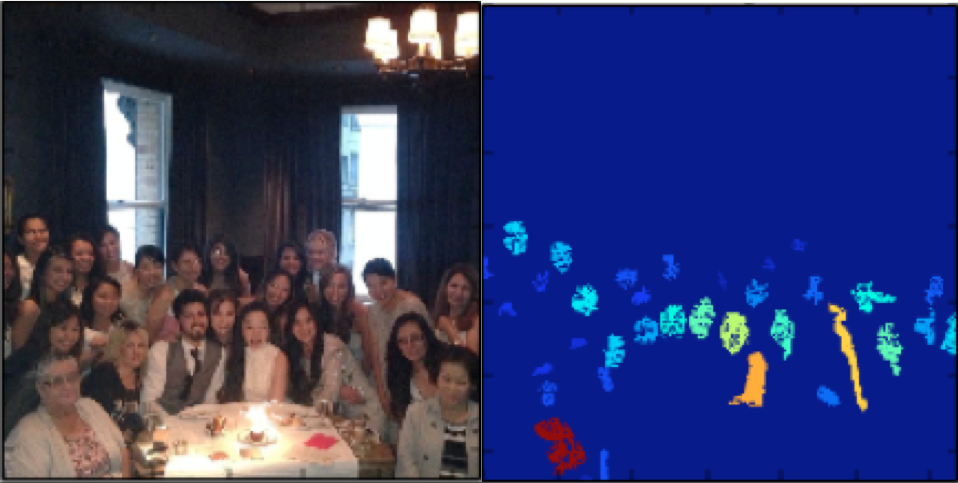
#> input picture images/blob_ex1.png, 958 x 483 px
$ python -i skinmap.py   (imports and definitions only)
#> lines starting #> are read from the running program, lines starting #| are printed output that depends on the picture; after the words box and inside, x2 and y2 are one past the last pixel; in counts of white or black regions, pixels touching at a corner belong together
import numpy as np
from math import pi
from skimage import exposure
from scipy import ndimage

# [5 lines left out: function getRGB, not called in this run]

def deNoise(image):

    struct1 = ndimage.generate_binary_structure(2, 2)

    #Dilate image
    img_dilated = ndimage.morphology.binary_dilation(image, iterations=1, structure=struct1)
    #Fill holes in the image
    img_filled = ndimage.morphology.binary_fill_holes(img_dilated)
    #Erode image
    img_eroded = ndimage.morphology.binary_erosion(img_filled, iterations = 2, structure = struct1)

    return img_eroded

# [98 lines left out: functions TSL_SkinMap, GrayScale, RGB_SkinMap2, RGB_SkinMap, CbCr_SkinMap, CCCM_SkinMap, not called in this run]


class SkinFilter():
    # [6 lines left out: function __init__, not called in this run]

class Image_Reg():
    def __init__(self,image):
        self.image= image
        self.skin= SkinFilter(self.image)

class Image_HistEq():
    def __init__(self,image):
        self.image= exposure.equalize_hist(image)*255.
        self.skin= SkinFilter(self.image)

class Image_HistEqAdapt():
    def __init__(self,image):
        self.image= exposure.equalize_adapthist(image)*255.
        self.skin= SkinFilter(self.image)

class SetUpImage():
    # [12 lines left out: functions __init__, SkinLikelihood, not called in this run]

def percent_skin(skin_image):
    return np.shape(np.where(skin_image))[1]/float(skin_image.size)

# [15 lines left out: functions fill_percent, FilterSlice, not called in this run]

>>> import cv2
>>> picture = cv2.imread('images/blob_ex1.png', cv2.IMREAD_GRAYSCALE)
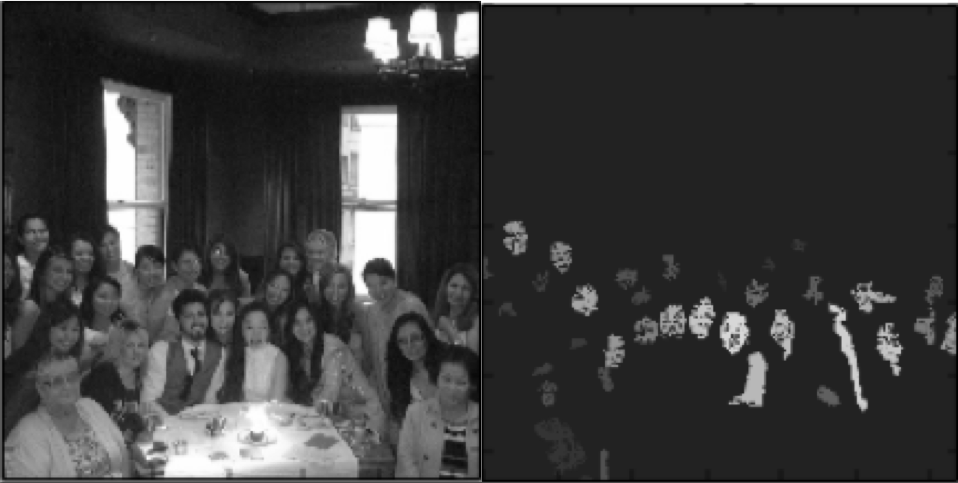
#> picture: shape (483, 958); min 0, max 255, mean 59.6
>>> result = deNoise(picture)
#> in deNoise, `img_dilated = ndimage.morphology.binary_dilation(image, iterations=1, ..`: img_dilated: shape (483, 958) bool; every value is 1
#> in deNoise, `img_eroded = ndimage.morphology.binary_erosion(img_filled, iterations ..`:
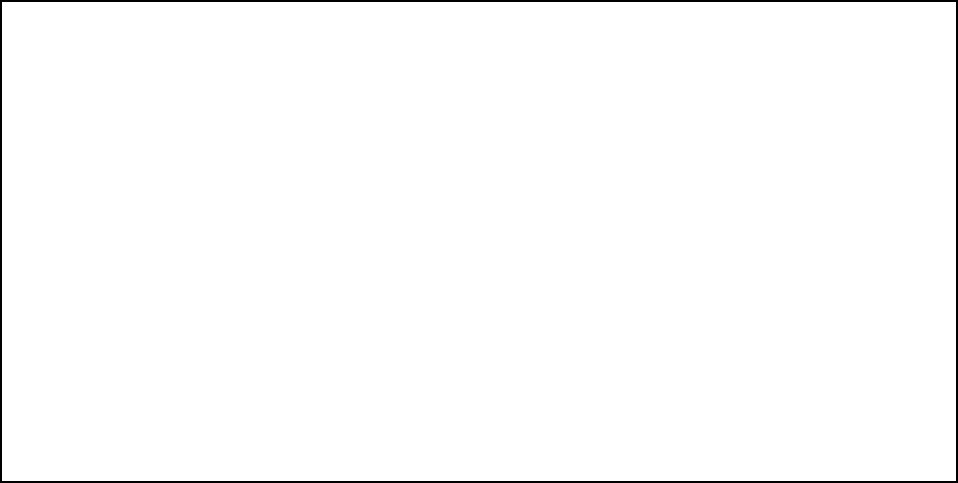
#> img_eroded: shape (483, 958) bool; 98.8% white; 1 black region, box (x1, y1, x2, y2) and area: (0, 0, 958, 483) 5748

$ run again, on images/blob_explain_ex1.png
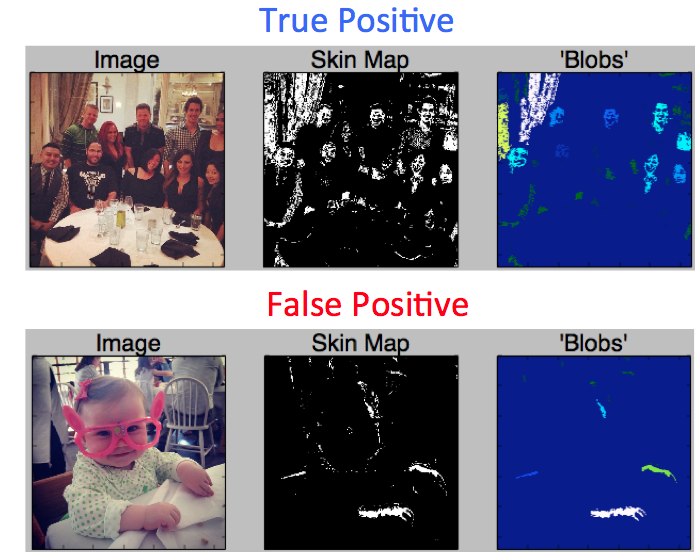
#> input picture images/blob_explain_ex1.png, 695 x 553 px
#> in deNoise, `img_dilated = ndimage.morphology.binary_dilation(image, iterations=1, ..`:
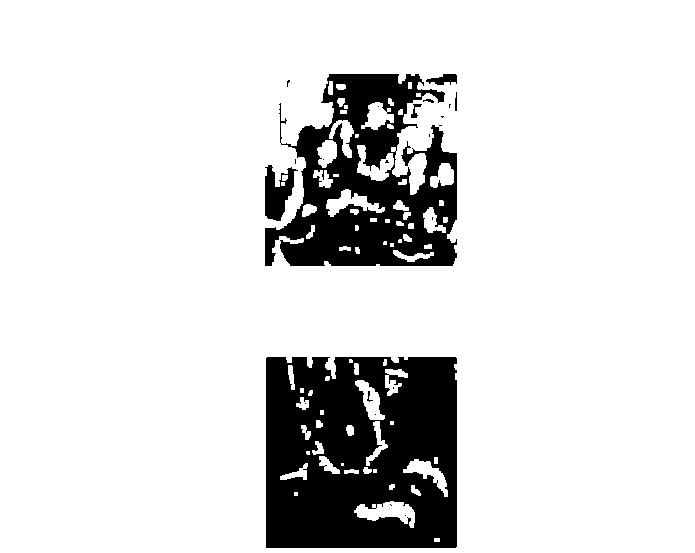
#> img_dilated: shape (553, 695) bool; 86% white; 23 black regions (15 under 20 px), largest, box (x1, y1, x2, y2) and area: (266, 357, 457, 548) 32081, (265, 74, 457, 266) 20232, (265, 165, 298, 221) 1054
#> img_filled: shape (553, 695) bool; every value is 1
#> in deNoise, `img_eroded = ndimage.morphology.binary_erosion(img_filled, iterations ..`:
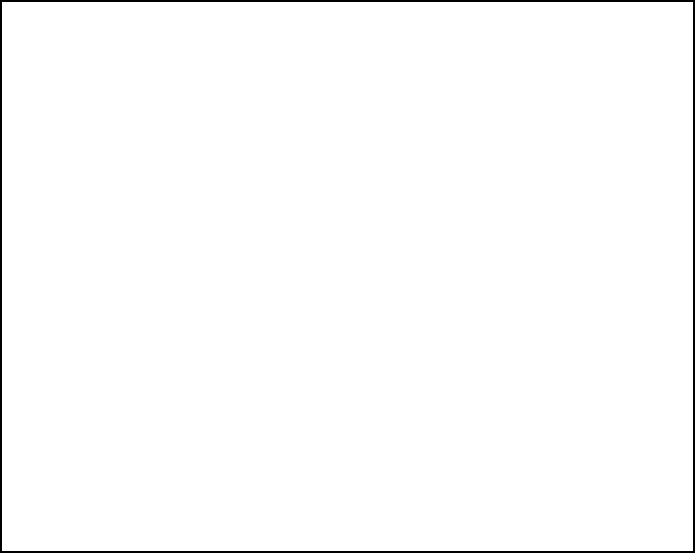
#> img_eroded: shape (553, 695) bool; 98.7% white; 1 black region, box (x1, y1, x2, y2) and area: (0, 0, 695, 553) 4976

$ run again, on images/blob_explain_ex2.png
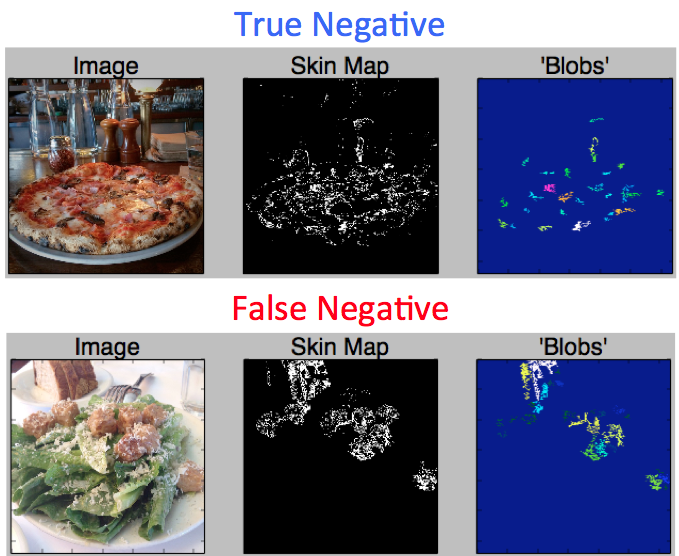
#> input picture images/blob_explain_ex2.png, 679 x 556 px
#> in deNoise, `img_dilated = ndimage.morphology.binary_dilation(image, iterations=1, ..`:
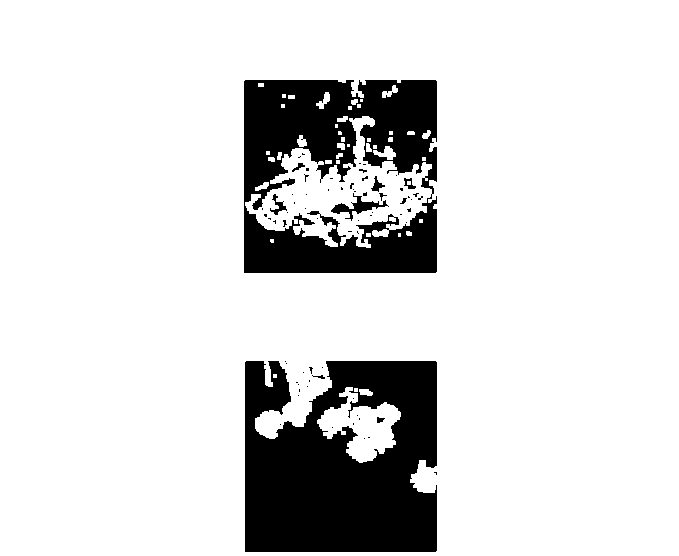
#> img_dilated: shape (556, 679) bool; 85.3% white; 71 black regions (60 under 20 px), largest, box (x1, y1, x2, y2) and area: (245, 361, 437, 552) 29787, (244, 80, 437, 273) 24606, (331, 193, 389, 221) 436
#> img_filled: shape (556, 679) bool; every value is 1
#> in deNoise, `img_eroded = ndimage.morphology.binary_erosion(img_filled, iterations ..`:
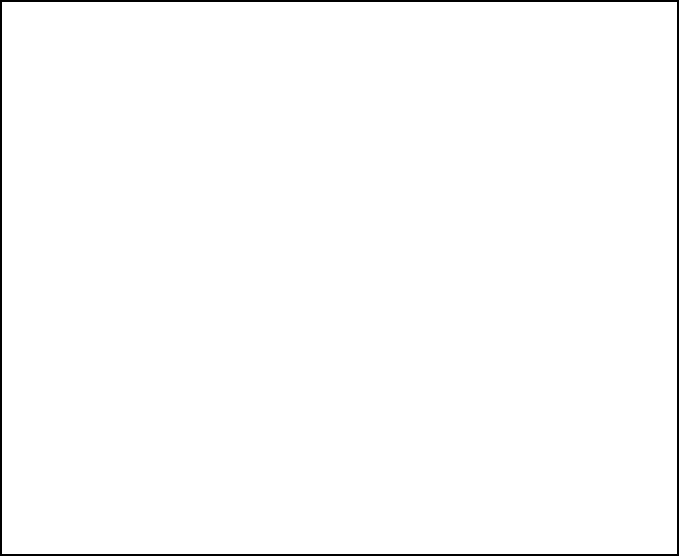
#> img_eroded: shape (556, 679) bool; 98.7% white; 1 black region, box (x1, y1, x2, y2) and area: (0, 0, 679, 556) 4924
